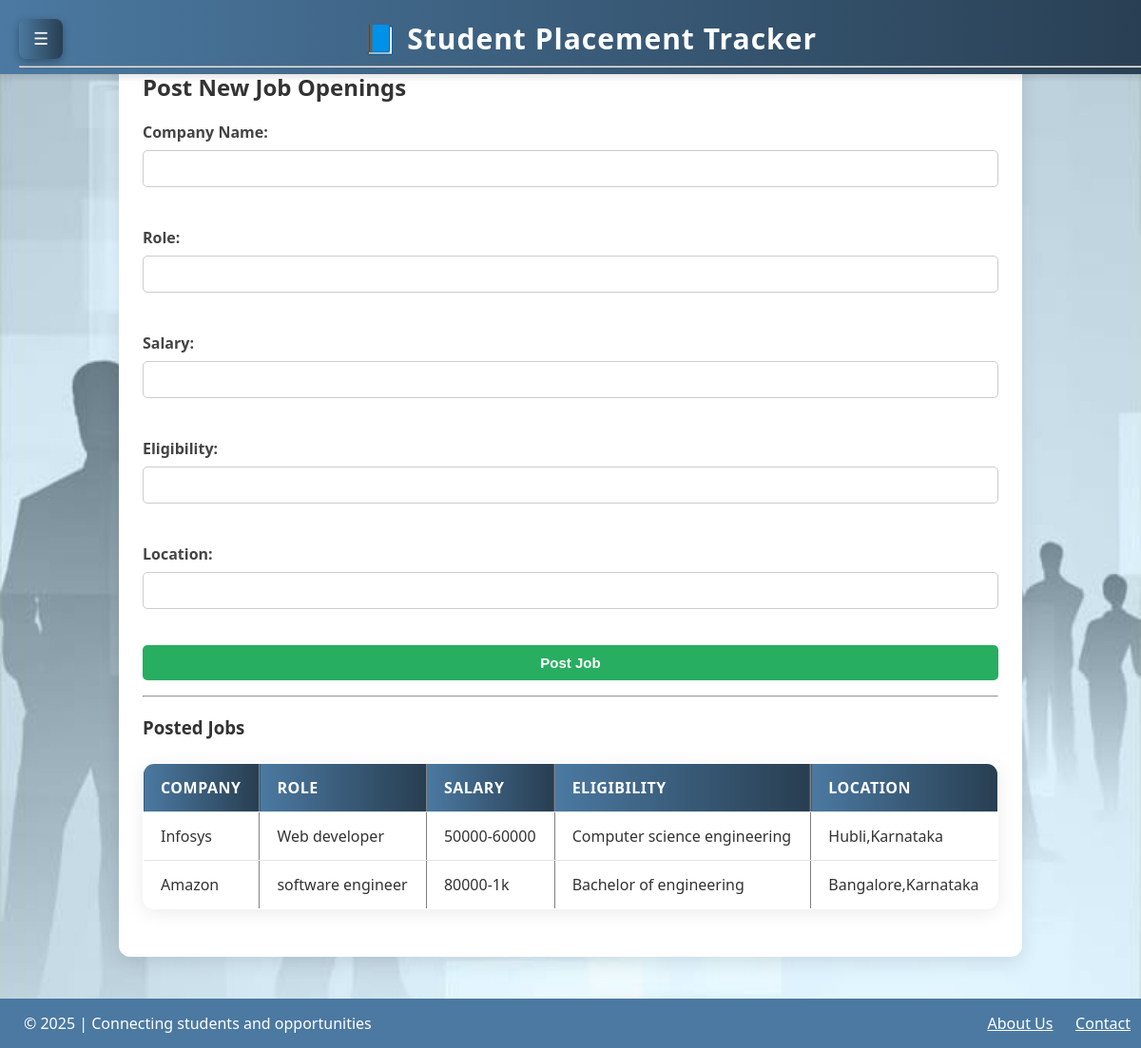
The page /post_job (signed in) on the database its author committed.
### app.py (models this page shows)
class Job(db.Model):
    id = db.Column(db.Integer, primary_key=True)
    company_name = db.Column(db.String(100), nullable=False)
    role = db.Column(db.String(100), nullable=False)
    salary = db.Column(db.String(50))
    eligibility = db.Column(db.String(200))
    location = db.Column(db.String(100))
    applications = db.relationship('Application', backref='job')

### app.py (the view, shortened to what this page needs)
@app.route('/post_job', methods=['GET', 'POST'])
def post_job():
    if session.get('role') != 'admin' or 'user_id' not in session:
        flash("Access denied! Admins only.", "danger")
        return redirect(url_for('login'))
    jobs = Job.query.all()
    return render_template('post_job.html', jobs=jobs)

### templates/post_job.html
{% extends "base.html" %}
{% block content %}
<h2>Post New Job Openings</h2>
<form method="POST" action="{{ url_for('post_job') }}">
    <label>Company Name:</label>
    <input type="text" name="company_name" required><br><br>
    <label>Role:</label>
    <input type="text" name="role" required><br><br>
    <label>Salary:</label>
    <input type="text" name="salary"><br><br>
    <label>Eligibility:</label>
    <input type="text" name="eligibility"><br><br>
    <label>Location:</label>
    <input type="text" name="location"><br><br>
    <button type="submit">Post Job</button>
</form>
<hr>
<h3>Posted Jobs</h3>
<table border="1" cellpadding="10">
    <tr>
        <th>Company</th>
        <th>Role</th>
        <th>Salary</th>
        <th>Eligibility</th>
        <th>Location</th>
    </tr>
    {% for job in jobs %}
    <tr>
        <td>{{ job.company_name }}</td>
        <td>{{ job.role }}</td>
        <td>{{ job.salary }}</td>
        <td>{{ job.eligibility }}</td>
        <td>{{ job.location }}</td>
    </tr>
    {% endfor %}
</table>
{% endblock %}

### static/css/style.css (style rules this page uses)
body { font-family: 'Segoe UI', Tahoma, Geneva, Verdana, sans-serif; margin: 0; padding: 0; background: linear-gradient(to right, #f0f4f8, #d9e2ec); color: #333; background-image: url(image.jpg); background-position: center; background-size:cover; }
form label { display: block; margin-top: 12px; font-weight: 600; color: #444; }
form input, form select, form button { padding: 12px; width: 100%; margin-top: 6px; border-radius: 8px; border: 1px solid #bbb; box-sizing: border-box; font-size: 15px; }
form button { background: #4b79a1; color: #fff; font-weight: 700; cursor: pointer; margin-top: 20px; transition: all 0.3s ease; }
form input, form textarea, form button { width: 100%; padding: 10px; margin: 8px 0; border: 1px solid #ccc; border-radius: 5px; }
form button { background: #27ae60; color: white; border: none; cursor: pointer; }
table { width: 100%; border-collapse: collapse; margin: 25px 0; font-size: 16px; text-align: left; background: #ffffff; border-radius: 12px; overflow: hidden; box-shadow: 0 4px 20px rgba(0, 0, 0, 0.08); }
th, td { padding: 14px 18px; border-bottom: 1px solid #e0e6ed; }
th { background: linear-gradient(90deg, #4b79a1, #283e51); color: #fff; font-weight: 600; text-transform: uppercase; letter-spacing: 0.5px; }
td { color: #333; }
table tr:last-child td { border-bottom: none; }

### templates/base.html (style rules this page uses)
body { display: flex; flex-direction: column; align-items: center; justify-content: flex-start; min-height: 100vh; overflow-x: hidden; margin: 0; }

### rows shown on the page
Job: company_name "Infosys", role "Web developer", salary "50000-60000", eligibility "Computer science engineering", location "Hubli,Karnataka"
Job: company_name "Amazon", role "software engineer", salary "80000-1k", eligibility "Bachelor of engineering", location "Bangalore,Karnataka"
